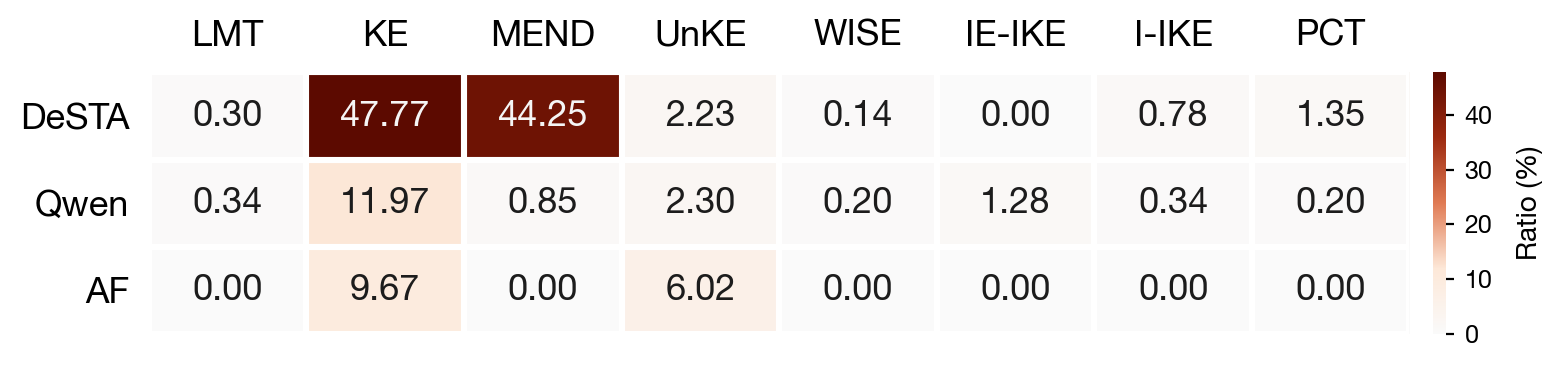

This chart was generated by the following Python code:
import numpy as np
import matplotlib.pyplot as plt
import matplotlib.colors as mcolors

# ── Data ──────────────────────────────────────────────────────────────────────
models = ["DeSTA", "Qwen", "AF"]
methods = ["LMT", "KE", "MEND", "UnKE", "WISE", "IE-IKE", "I-IKE", "PCT"]

raw = [
    [0.30, 47.77, 44.25, 2.23, 0.14, 0.00, 0.78, 1.35],
    [0.34, 11.97, 0.85, 2.30, 0.20, 1.28, 0.34, 0.20],
    [0.00, 9.67, 0.00, 6.02, 0.00, 0.00, 0.00, 0.00],
]
matrix = np.array(raw)
bold_mask = matrix == matrix.max(axis=1, keepdims=True)

# ── Typography ────────────────────────────────────────────────────────────────
PAPER_FONT_SANS = [
    "Helvetica Neue",
    "Helvetica",
    "Arial",
    "Nimbus Sans",
    "Liberation Sans",
    "DejaVu Sans",
]
plt.rcParams.update(
    {
        "font.size": 12,
        "font.family": "sans-serif",
        "font.sans-serif": PAPER_FONT_SANS,
        "mathtext.fontset": "dejavusans",
        "pdf.fonttype": 42,
        "ps.fonttype": 42,
        "figure.facecolor": "white",
        "axes.facecolor": "white",
        "axes.spines.top": False,
        "axes.spines.right": False,
        "axes.spines.left": False,
        "axes.spines.bottom": False,
    }
)

# ── Colormap ──────────────────────────────────────────────────────────────────
cmap = mcolors.LinearSegmentedColormap.from_list(
    "paper",
    ["#FAFAFA", "#FDE8D8", "#E07B54", "#9C2A10", "#5C0A00"],
    N=512,
)

# ── Figure ────────────────────────────────────────────────────────────────────
fig, ax = plt.subplots(figsize=(8.0, 2.0))

vmax = matrix.max()
im = ax.imshow(
    matrix, cmap=cmap, vmin=0, vmax=vmax, aspect="auto", interpolation="nearest"
)

# ── Cell separators ───────────────────────────────────────────────────────────
n_rows, n_cols = matrix.shape
for x in np.arange(-0.5, n_cols, 1):
    ax.axvline(x, color="white", linewidth=2.2, zorder=3)
for y in np.arange(-0.5, n_rows, 1):
    ax.axhline(y, color="white", linewidth=2.2, zorder=3)

# ── Cell text ─────────────────────────────────────────────────────────────────
for i in range(n_rows):
    for j in range(n_cols):
        val = matrix[i, j]
        norm_val = val / vmax
        color = "#F5F5F5" if norm_val > 0.50 else "#1C1C1C"
        weight = "bold" if bold_mask[i, j] else "normal"
        ax.text(
            j,
            i,
            f"{val:.2f}",
            ha="center",
            va="center",
            fontsize=13,
            fontweight=weight,
            color=color,
            zorder=4,
        )

# ── Tick labels ───────────────────────────────────────────────────────────────
ax.set_xticks(range(n_cols))
ax.set_xticklabels(methods, fontsize=13, fontweight="bold")
ax.set_yticks(range(n_rows))
ax.set_yticklabels(models, fontsize=13)
ax.tick_params(length=0, pad=7)
ax.xaxis.tick_top()

# ── Colorbar ──────────────────────────────────────────────────────────────────
cbar = fig.colorbar(im, ax=ax, fraction=0.028, pad=0.018)
cbar.set_label("Ratio (%)", fontsize=10, labelpad=9)
cbar.ax.tick_params(labelsize=9, length=3)
cbar.outline.set_visible(False)

plt.tight_layout()
plt.savefig("degeneration_ratio.png", dpi=200, bbox_inches="tight", facecolor="white")
